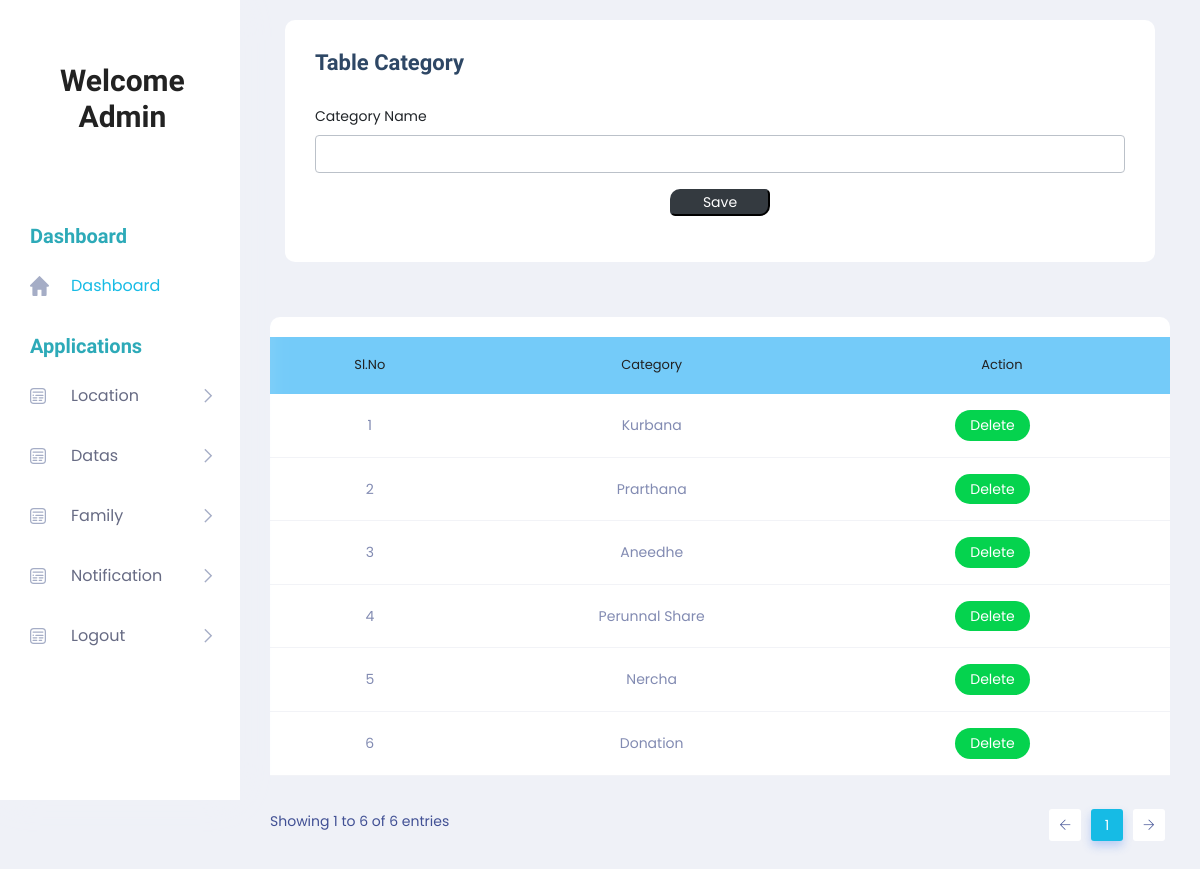
Screenshot of /Project/Admin/Category.php with the database file from the repository.
### tables this page shows
CREATE TABLE `tb_category` (
  `category_id` int(11) NOT NULL,
  `category_name` varchar(20) NOT NULL
);

### Project/Admin/Category.php (the view, shortened to what this page needs)
<!DOCTYPE html PUBLIC "-//W3C//DTD XHTML 1.0 Transitional//EN" "http://www.w3.org/TR/xhtml1/DTD/xhtml1-transitional.dtd">
<html xmlns="http://www.w3.org/1999/xhtml">
<head>
</head>
<?php
include('Head.php');
?>
<body>
        <section class="main_content dashboard_part">
            <div class="main_content_iner ">
                <div class="container-fluid p-0">
                    <div class="row justify-content-center">
                        <div class="col-12">
                            <div class="QA_section">
                                <div class="white_box_tittle list_header">
                                    <div class="col-lg-12">
                                        <div class="white_box mb_30">
                                            <div class="box_header ">
                                                <div class="main-title">
                                                    <h3 class="mb-0" >Table Category</h3>
                                                </div>
                                            </div>
                                            <form method="post">
                                                <div class="form-group">
                                                    <label for="txt_category">Category Name</label>
                                                    <input required="" type="text" class="form-control" id="txt_category" name="txt_category" autocomplete="off" required>
                                                </div>
                                                <div class="form-group" align="center">
<input type="submit" class="btn-dark" style="width:100px; border-radius: 10px 5px " name="btn_save" value="Save">
                                                </div>
                                            </form>
                                        </div>
                                    </div>
                                </div>
                                <div class="QA_table mb_30">
                                    <table class="table lms_table_active">
                                        <thead>
                                            <tr style="background-color: #74CBF9">
                                                <td align="center" scope="col">Sl.No</td>
                                                <td align="center" scope="col">Category</td>
                                                <td align="center" scope="col">Action</td>
                                            </tr>
                                        </thead>
                                        <tbody>
                                            <?php
                                                $i = 0;
                                                $selQry = "select * from tb_category";
                                                $rs = $conn->query($selQry);
                                                while ($data = $rs->fetch_assoc()) {
                                                    $i++;
                                            ?>
                                            <tr>
                                                <td align="center"><?php echo $i;?></td>
                                                <td align="center"><?php echo $data["category_name"];?></td>
                                                <td align="center"><a href="category.php?id=<?php echo $data["category_id"];?>" class="status_btn">Delete</a> &nbsp;&nbsp;&nbsp;&nbsp;
</td>                                            </tr>
                                            <?php
                                              }
                                            ?>
                                        </tbody>
                                    </table>
                                </div>
                            </div>
                        </div>
                    </div>
                </div>
            </div>
        </section>
        <?php
		include('Foot.php');
		?>
</body>
</html>

### rows the page displays
tb_category: category_name "Kurbana"
tb_category: category_name "Prarthana"
tb_category: category_name "Aneedhe"
tb_category: category_name "Perunnal Share"
tb_category: category_name "Nercha"
tb_category: category_name "Donation"
